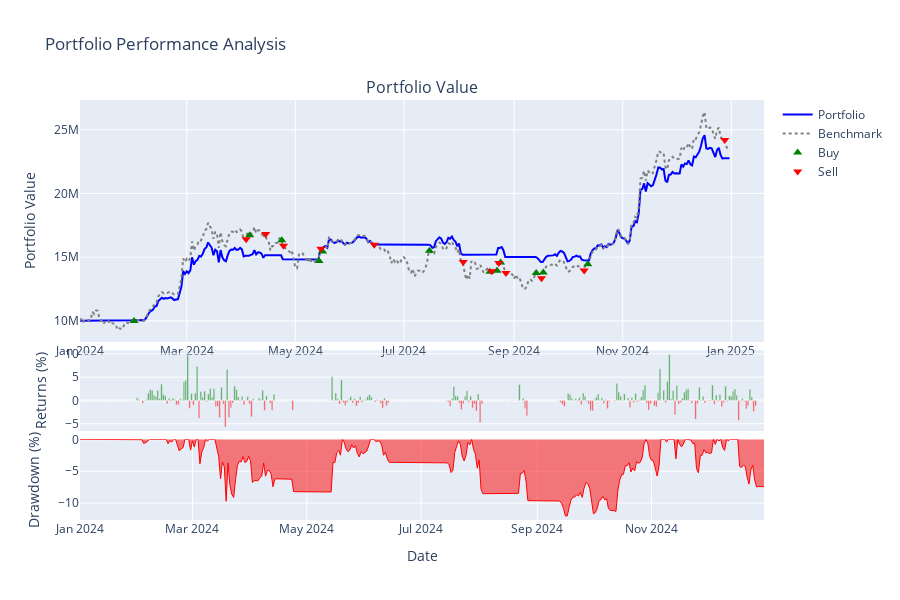
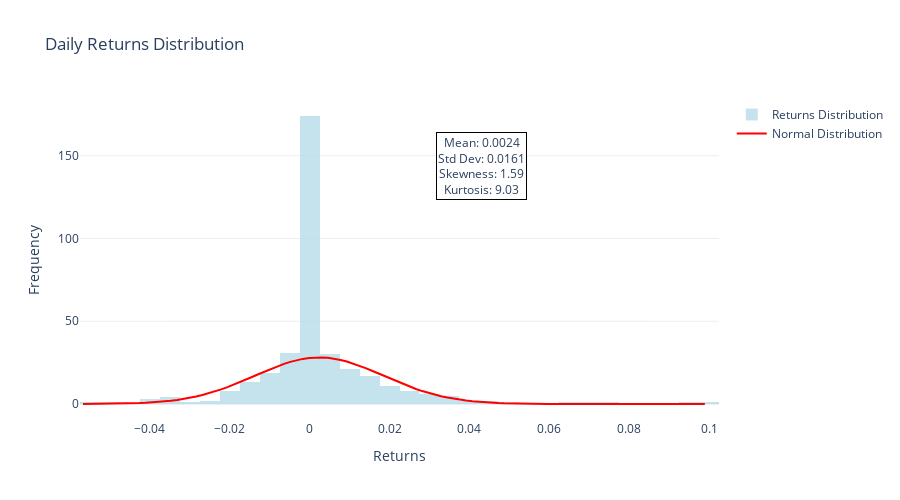
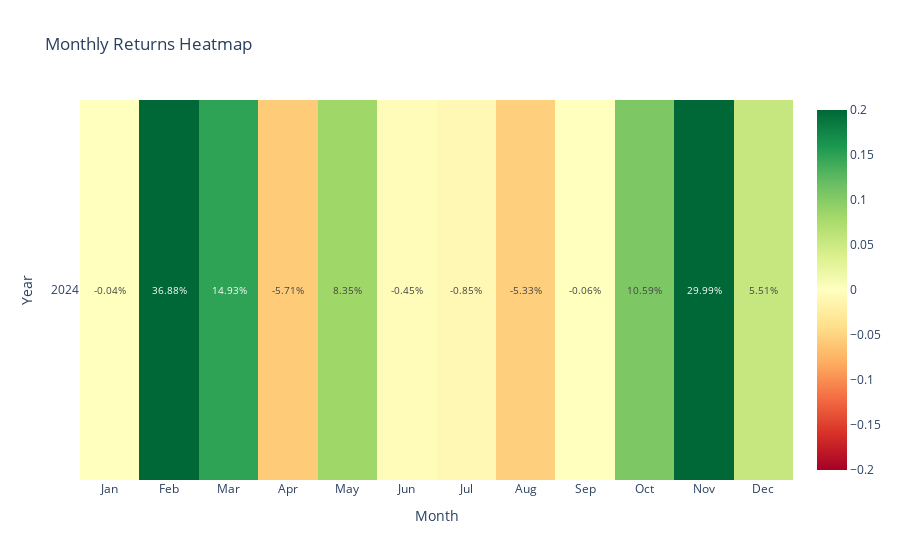

The notebook cell these images were saved under, in order:
### Code cell
# 1. 포트폴리오 성과 차트
result.plot_portfolio_performance()

# 2. 수익률 분포 
result.plot_returns_distribution(period="daily")

# 3. 월별 수익률 히트맵
result.plot_monthly_returns_heatmap()

# 4. 성과 비교표
result.show_performance_comparison()

### Figure 1 — Plotly figure (JSON) as saved in the notebook; plotly's stock layout.template omitted (floating-point values rounded to 4 significant figures; data arrays with more than 128 entries replaced by an {"elided": "..."} marker saying what was removed)
{"data": [{"line": {"color": "blue", "width": 2}, "name": "Portfolio", "type": "scatter", "x": {"elided": "366 str values"}, "xaxis": "x", "y": {"elided": "366 float values"}, "yaxis": "y"}, {"line": {"color": "gray", "dash": "dot", "width": 2}, "name": "Benchmark", "type": "scatter", "x": {"elided": "365 str values"}, "xaxis": "x", "y": {"elided": "365 float values"}, "yaxis": "y"}, {"marker": {"color": "green", "size": 8, "symbol": "triangle-up"}, "mode": "markers", "name": "Buy", "type": "scatter", "x": ["2024-01-31T09:00:00+09:00", "2024-04-05T09:00:00+09:00", "2024-04-23T09:00:00+09:00", "2024-05-14T09:00:00+09:00", "2024-05-16T09:00:00+09:00", "2024-07-15T09:00:00+09:00", "2024-08-18T09:00:00+09:00", "2024-08-22T09:00:00+09:00", "2024-08-24T09:00:00+09:00", "2024-09-13T09:00:00+09:00", "2024-09-17T09:00:00+09:00", "2024-10-12T09:00:00+09:00"], "xaxis": "x", "y": [9983000.0, 16720000.0, 16320000.0, 14700000.0, 15430000.0, 15490000.0, 13850000.0, 13940000.0, 14580000.0, 13750000.0, 13790000.0, 14440000.0], "yaxis": "y"}, {"marker": {"color": "red", "size": 8, "symbol": "triangle-down"}, "mode": "markers", "name": "Sell", "type": "scatter", "x": ["2024-04-03T09:00:00+09:00", "2024-04-14T09:00:00+09:00", "2024-04-24T09:00:00+09:00", "2024-05-15T09:00:00+09:00", "2024-06-14T09:00:00+09:00", "2024-08-03T09:00:00+09:00", "2024-08-19T09:00:00+09:00", "2024-08-23T09:00:00+09:00", "2024-08-27T09:00:00+09:00", "2024-09-16T09:00:00+09:00", "2024-10-10T09:00:00+09:00", "2024-12-28T09:00:00+09:00"], "xaxis": "x", "y": [16400000.0, 16810000.0, 15900000.0, 15650000.0, 15970000.0, 14610000.0, 13880000.0, 14550000.0, 13760000.0, 13340000.0, 13960000.0, 24180000.0], "yaxis": "y"}, {"marker": {"color": {"elided": "365 str values"}}, "name": "Daily Returns", "opacity": 0.7, "showlegend": false, "type": "bar", "x": {"elided": "365 str values"}, "xaxis": "x2", "y": {"elided": "365 float values"}, "yaxis": "y2"}, {"fill": "tozeroy", "line": {"color": "red", "width": 1}, "name": "Drawdown", "showlegend": false, "type": "scatter", "x": {"elided": "366 str values"}, "xaxis": "x3", "y": {"elided": "366 float values"}, "yaxis": "y3"}], "layout": {"annotations": [{"font": {"size": 16}, "showarrow": false, "text": "Portfolio Value", "x": 0.5, "xanchor": "center", "xref": "paper", "y": 1, "yanchor": "bottom", "yref": "paper"}], "height": 600, "hovermode": "x unified", "showlegend": true, "title": {"text": "Portfolio Performance Analysis"}, "xaxis": {"anchor": "y", "domain": [0, 1]}, "xaxis2": {"anchor": "y2", "domain": [0, 1], "showticklabels": false}, "xaxis3": {"anchor": "y3", "domain": [0, 1], "showticklabels": true, "title": {"text": "Date"}}, "yaxis": {"anchor": "x", "domain": [0.424, 1], "title": {"text": "Portfolio Value"}}, "yaxis2": {"anchor": "x2", "domain": [0.212, 0.404], "title": {"text": "Returns (%)"}}, "yaxis3": {"anchor": "x3", "domain": [0, 0.192], "title": {"text": "Drawdown (%)"}}}}

### Figure 2 — Plotly figure (JSON) as saved in the notebook; plotly's stock layout.template omitted (floating-point values rounded to 4 significant figures; data arrays with more than 128 entries replaced by an {"elided": "..."} marker saying what was removed)
{"data": [{"marker": {"color": "lightblue"}, "name": "Returns Distribution", "nbinsx": 50, "opacity": 0.7, "type": "histogram", "x": {"elided": "365 float values"}}, {"line": {"color": "red", "width": 2}, "mode": "lines", "name": "Normal Distribution", "type": "scatter", "x": [-0.05675, -0.05518, -0.0536, -0.05203, -0.05046, -0.04888, -0.04731, -0.04574, -0.04417, -0.04259, -0.04102, -0.03945, -0.03787, -0.0363, -0.03473, -0.03316, -0.03158, -0.03001, -0.02844, -0.02687, -0.02529, -0.02372, -0.02215, -0.02057, -0.019, -0.01743, -0.01586, -0.01428, -0.01271, -0.01114, -0.009565, -0.007992, -0.006419, -0.004847, -0.003274, -0.001701, -0.0001282, 0.001445, 0.003017, 0.00459, 0.006163, 0.007736, 0.009308, 0.01088, 0.01245, 0.01403, 0.0156, 0.01717, 0.01875, 0.02032, 0.02189, 0.02346, 0.02504, 0.02661, 0.02818, 0.02975, 0.03133, 0.0329, 0.03447, 0.03605, 0.03762, 0.03919, 0.04076, 0.04234, 0.04391, 0.04548, 0.04705, 0.04863, 0.0502, 0.05177, 0.05335, 0.05492, 0.05649, 0.05806, 0.05964, 0.06121, 0.06278, 0.06436, 0.06593, 0.0675, 0.06907, 0.07065, 0.07222, 0.07379, 0.07536, 0.07694, 0.07851, 0.08008, 0.08166, 0.08323, 0.0848, 0.08637, 0.08795, 0.08952, 0.09109, 0.09267, 0.09424, 0.09581, 0.09738, 0.09896], "y": [0.03343, 0.04761, 0.06716, 0.09384, 0.1299, 0.178, 0.2417, 0.3251, 0.4332, 0.5716, 0.7471, 0.9672, 1.24, 1.575, 1.982, 2.47, 3.049, 3.728, 4.515, 5.417, 6.436, 7.575, 8.831, 10.2, 11.66, 13.21, 14.83, 16.48, 18.15, 19.79, 21.38, 22.88, 24.24, 25.45, 26.46, 27.26, 27.81, 28.1, 28.12, 27.88, 27.38, 26.63, 25.66, 24.49, 23.15, 21.68, 20.1, 18.47, 16.8, 15.15, 13.52, 11.96, 10.47, 9.086, 7.808, 6.647, 5.604, 4.68, 3.871, 3.172, 2.574, 2.07, 1.648, 1.3, 1.015, 0.7858, 0.6023, 0.4573, 0.3439, 0.2561, 0.189, 0.1381, 0.09998, 0.07169, 0.05091, 0.03582, 0.02496, 0.01723, 0.01178, 0.007975, 0.005349, 0.003554, 0.002339, 0.001524, 0.0009843, 0.0006295, 0.0003988, 0.0002502, 0.0001555, 9.573e-05, 5.837e-05, 3.526e-05, 2.109e-05, 1.25e-05, 7.337e-06, 4.266e-06, 2.456e-06, 1.401e-06, 7.917e-07, 4.431e-07]}], "layout": {"annotations": [{"bgcolor": "white", "bordercolor": "black", "borderwidth": 1, "showarrow": false, "text": "Mean: 0.0024<br>Std Dev: 0.0161<br>Skewness: 1.59<br>Kurtosis: 9.03", "x": 0.7, "xref": "paper", "y": 0.9, "yref": "paper"}], "height": 500, "title": {"text": "Daily Returns Distribution"}, "xaxis": {"title": {"text": "Returns"}}, "yaxis": {"title": {"text": "Frequency"}}}}

### Figure 3 — Plotly figure (JSON) as saved in the notebook; plotly's stock layout.template omitted (floating-point values rounded to 4 significant figures)
{"data": [{"colorscale": [[0, "rgb(165,0,38)"], [0.1, "rgb(215,48,39)"], [0.2, "rgb(244,109,67)"], [0.3, "rgb(253,174,97)"], [0.4, "rgb(254,224,139)"], [0.5, "rgb(255,255,191)"], [0.6, "rgb(217,239,139)"], [0.7, "rgb(166,217,106)"], [0.8, "rgb(102,189,99)"], [0.9, "rgb(26,152,80)"], [1, "rgb(0,104,55)"]], "text": [[-0.04, 36.88, 14.93, -5.71, 8.35, -0.45, -0.85, -5.33, -0.06, 10.59, 29.99, 5.51]], "textfont": {"size": 10}, "texttemplate": "%{text}%", "type": "heatmap", "x": ["Jan", "Feb", "Mar", "Apr", "May", "Jun", "Jul", "Aug", "Sep", "Oct", "Nov", "Dec"], "y": ["2024"], "z": [[-0.0004151, 0.3688, 0.1493, -0.0571, 0.0835, -0.004547, -0.008484, -0.0533, -0.000641, 0.1059, 0.2999, 0.05507]], "zmax": 0.2, "zmin": -0.2}], "layout": {"title": {"text": "Monthly Returns Heatmap"}, "xaxis": {"tickmode": "array", "ticktext": ["Jan", "Feb", "Mar", "Apr", "May", "Jun", "Jul", "Aug", "Sep", "Oct", "Nov", "Dec"], "tickvals": [0, 1, 2, 3, 4, 5, 6, 7, 8, 9, 10, 11], "title": {"text": "Month"}}, "yaxis": {"tickmode": "array", "ticktext": ["2024"], "tickvals": [0], "title": {"text": "Year"}, "type": "category"}}}
